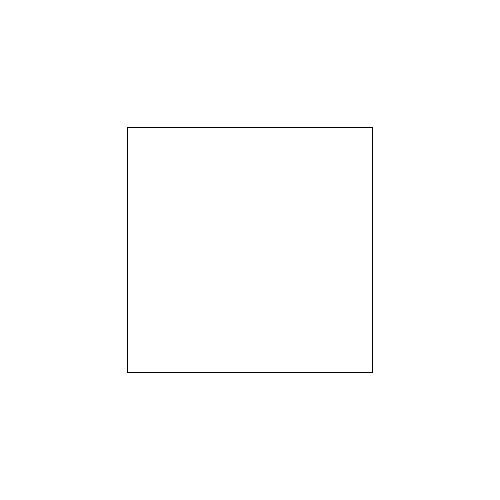
Frame 1 (no input)
Frame 60 (the mouse pressed at the canvas centre just before this capture): identical to frame 1, image omitted
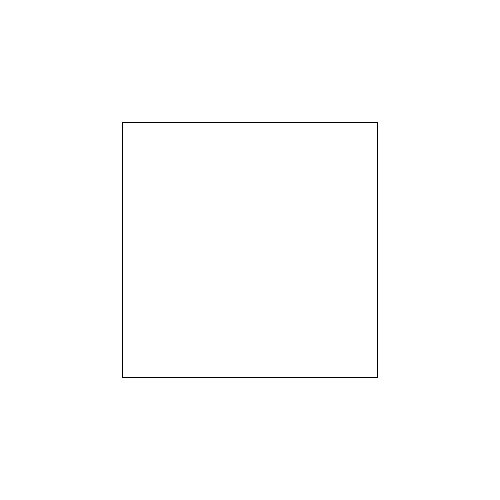
Frame 120 (the mouse held since frame 60 and released just before this capture)

The Processing sketch that drew these frames (run headless with seeded random() and noise(); from frame 60 on, the mouse is pressed at the canvas centre):

// Processing sketch: follow_mouse_quadrants
// ── follow_mouse_quadrants.pde
/* Simple mouse interaction which follows mouse position.
 *
 * Spencer Mathews, May 2016
 */

float w, h;

void setup() {
  size(500, 500);
  rectMode(CENTER);
  w = width/20;
  h = width/20;
}
void draw() {
  background(255);

  //float zoom = 3;
  //float w = width/zoom;
  //float h = height/zoom;

  float x = width/2;
  float y = height/2;

  float dy, dx;
  float offset = 5;

  rect(x, y, w, h);

  if (mouseX<x) {
    dx = -offset;
  } else {
    dx = offset;
  }

  if (mouseY<y) {
    dy = -offset;
  } else {
    dy = offset;
  }

  rect(x, y, x+dx, y+dy);
}
